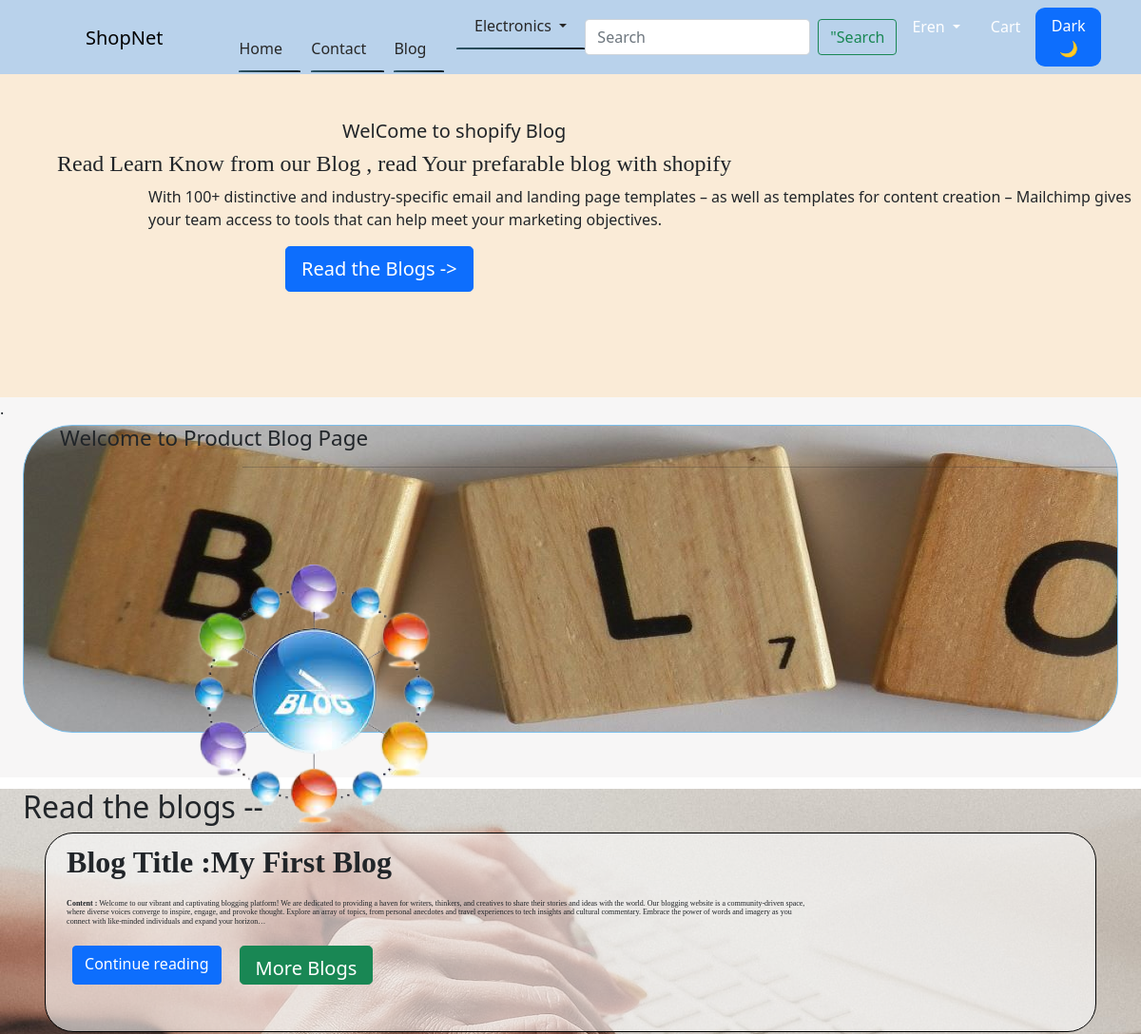
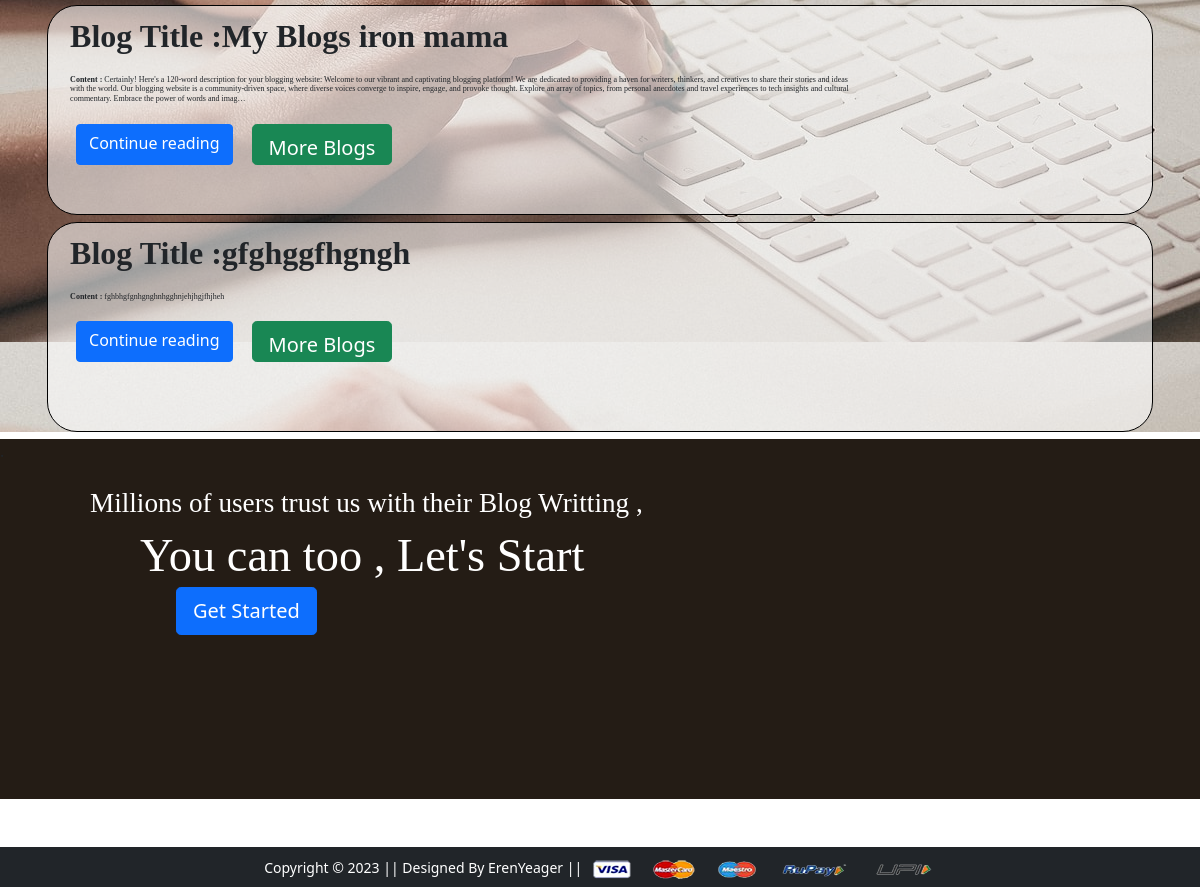
Page /blog/ (signed in) on the committed database (2 pictures, top to bottom).
### app/models.py (models this page shows, shortened)
class Post(models.Model):
    sno = models.AutoField(primary_key=True)
    title = models.CharField(max_length=255)
    content = models.TextField()
    image = models.ImageField(upload_to ='blogpic',blank=True,null=True)  # pic must be 600x400
    image_small = models.ImageField(upload_to ='blogpic',blank=True,null=True) # pic must be 400x225
    author = models.CharField(max_length=13)
    slug = models.CharField(max_length=130)
    timeStamp = models.DateTimeField(blank=True)

### app/views.py (the view)
# urls.py: path('blog/', views.blog, name='blog'),
@login_required
def blog(request):
    allPosts = Post.objects.all()
    context = {'allPosts': allPosts}
    return render(request, 'app/blog.html',context )

### app/templates/app/blog.html (shortened to what this page needs)
{% extends 'app/base.html' %}
{% load static %}
{% block main-content %}
  <div class="contentpage">
    <div class="righttext">
      <h5>WelCome to shopify Blog</h5>
      <h1>Read Learn Know from our Blog , read Your prefarable blog with shopify </h1>
      <p>With 100+ distinctive and industry-specific email and landing page templates – as well as templates for content
        creation – Mailchimp gives your team access to tools that can help meet your marketing objectives.</p>
      <button type="button" id="homebutton" class="btn btn-primary btn-lg">Read the Blogs -></button>
    </div>
  </div>
  <div class="box1">
    .
    <div class="box2">
      <div><img src="{% static 'app/images/blog/blogpic1.png' %}" alt="">
      </div>
      <div class="text1">
        <h1 class="text2">Welcome to Product Blog Page </h1>
        <b>
          <hr>
        </b>
      </div>
    </div>
  </div>
<div class="blogbackground">
  <div class="blogcontent">
    <h2>Read the blogs --</h2>
    {% for post in allPosts %}
    <div class="blogbox1" style="background-color:rgb(255 255 255 / 57%);">
      <div class="blogbox2">
        <h2>Blog Title :{{post.title}}</h2>
      </div>
      <h4><b>Content :</b> {{post.content  | truncatechars:530}} </h4>
      <div class="buttons">
      <a href="{% url 'blogdetails' post.slug %}" id="btn3" role="button" class="btn btn-primary">Continue reading</a>
      <button type="button" id="btn2" class="btn btn-success btn-lg">More Blogs </button>
    </div>
    </div>
    {% endfor %}
  </div>
  </div>
  <div class="footer">
    <h1>Millions of users trust us with their Blog Writting , </h1>
    <h2 class="fottertext"> You can too , Let's Start</h2>
    <button type="button" id="fotterbutton" class="btn btn-primary btn-lg">Get Started</button>
  </div>
{% endblock main-content %}

### app/templates/app/base.html (shortened to what this page needs)
<!doctype html>
{% load static %}
<html lang="en">
  <head>
    <link href="https://cdn.jsdelivr.net/npm/bootstrap@5.0.0-beta1/dist/css/bootstrap.min.css" rel="stylesheet">
    <link rel="stylesheet" href="{% static 'app/css/owl.carousel.min.css' %}">
    <link rel="stylesheet" href="{% static 'app/css/all.min.css' %}">
    <link rel="stylesheet" href="{% static 'app/css/style.css' %}">
    <link rel="stylesheet" href="{% static 'app/css/nav.css' %}">
  </head>
  <body>
    <nav class="navbar navbar-expand-lg ">
     <div class="container">
      <h2><a class="navbar-brand mx-5" style="color:black;"href="/">ShopNet</a></h2>
       <div class="collapse navbar-collapse" id="navbarSupportedContent">
         <ul class="navbar-nav me-auto mb-2 mb-lg-0">
          <div class="nav">
            <ul>
              <li><a aria-current="page" href="/">Home</a></li>
              <li><a href="{% url 'contact' %}">Contact</a></li>
            <li><a href="{% url 'blog' %}">Blog</a></li>
              <li class="nav-item dropdown">
                <a class="dropdown-toggle" href="#" role="button" data-bs-toggle="dropdown" aria-expanded="false">
                  Electronics
                </a>
              </li>
            </ul>
            </div>
         </ul>
         <form action="{% url 'searchpage' %}" class="d-flex " role="search">
          <input class="form-control me-2 " type="search" placeholder="Search" name="q" aria-label="Search" value="{{query}}">
          <button class="btn btn-outline-success" type="submit">"Search</button>
        </form>
         <div>
          <ul class="navbar-nav me-auto mb-2 mb-lg-0">
            {% if request.user.is_authenticated %}
           <li class="nav-item dropdown mx-2">
              <a class="nav-link dropdown-toggle text-white" href="#" id="profileDropdown" role="button" data-bs-toggle="dropdown" aria-expanded="false">
                <span class="text-capitalize"> {{request.user.username}}
              </a>
            </li>
            <li class="nav-item mx-2">
             <a href="{% url 'showcart' %}" class="nav-link text-white"> Cart </a>
            </li>
            {% endif %}
            <button id="dark-mode-btn" class="btn btn-primary darkbutton" onclick="toggleDarkMode()">Dark🌙 </button>
          </ul>
         </div>
       </div>
     </div>
    </nav>
    {% block main-content %} {% endblock main-content %}
    <footer class="container-fluid bg-dark text-center p-2 mt-5">
        <small class="text-white">Copyright &copy; 2023 || Designed By ErenYeager || </small>
        <img src="{% static 'app/images/payment.png' %}" alt="" srcset="" class="img-fluid" height="2px">
    </footer>
  </body>
</html>

### app/static/app/css/nav.css (style rules this page uses)
.nav ul { display: flex; list-style: none; }
.nav ul li { margin: lem; }
.nav ul li a { text-decoration: none; padding: 0.2rem 1.2rem 0.9rem 1.2rem; border-radius: 10px 10px 0 0; color: rgb(39 39 39); transition: all .4s; position: relative; z-index: 1; }
.nav ul li a::before { content: ''; position: absolute; bottom: 0; left: 0; width: 100%; height: 41px; border-radius: 10px 10px 0 0; background: #853333; transform-origin: bottom; background: linear-gradient(to right, #2C5364, #203A43, #0F2027); transform: scaleY(0.05); z-index: -1; transition: all .4s; }
.navbar { background-color: rgb(185 210 235); }

### rows in the picture
Post: title "My First Blog", content "Welcome to our vibrant and captivating blogging platform! We are dedicated to providing a haven for writers, thinkers, and creatives to share their stories and ideas with the world. Our blogging website is a community-driven space, where diverse voices converge to inspire, engage, and provoke thought. Explore an array of topics, from personal anecdotes and travel experiences to tech insights and cultural commentary. Embrace the power of words and imagery as you connect with like-minded individuals and expand your horizon…"
Post: title "My Blogs iron mama", content "Certainly! Here's a 120-word description for your blogging website: Welcome to our vibrant and captivating blogging platform! We are dedicated to providing a haven for writers, thinkers, and creatives to share their stories and ideas with the world. Our blogging website is a community-driven space, where diverse voices converge to inspire, engage, and provoke thought. Explore an array of topics, from personal anecdotes and travel experiences to tech insights and cultural commentary. Embrace the power of words and imag…"
Post: title "gfghggfhgngh", content "fghbhgfgnhgnghnhgghnjehjhgjfhjheh"

### other values in the picture
{{ request.user.username }} "Eren"
